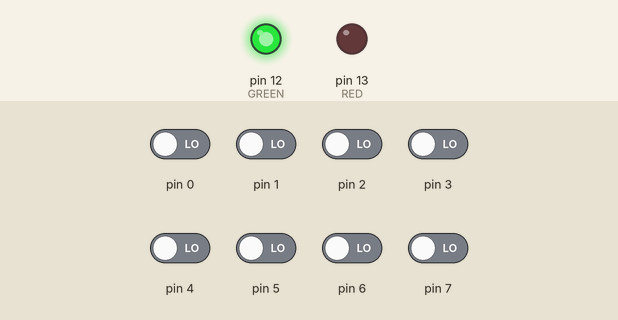
A sketch run on a simulated Arduino Uno, built with avr-gcc and run on an emulated ATmega328P. Parts: output pins drawn as LEDs (lit = HIGH). The inputs (shaded band) are chosen by the test bench; at power-on: pin 0–7 LOW.

Above: at 1.2 s.
1.3 s: pin 0 driven HIGH and pin 1 driven HIGH
At 1.9 s:
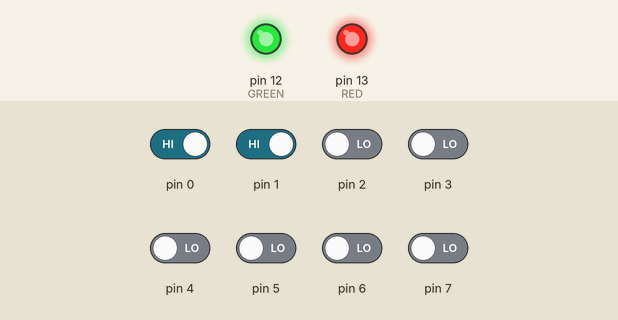
2.8 s: pin 0 driven LOW
At 3.1 s:
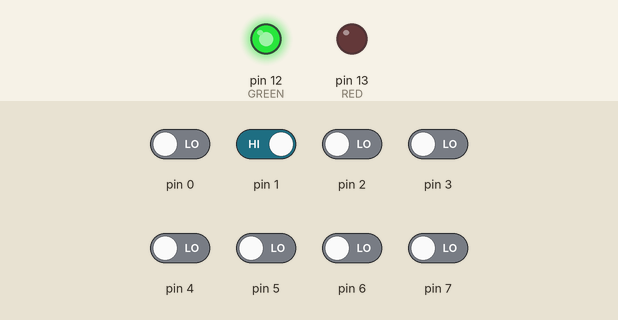
4.3 s: pin 0 driven HIGH
At 5.4 s:
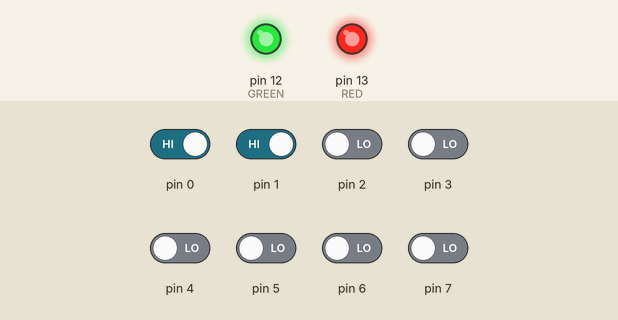
Timing chart, 0 to 7.3 s (numbered marks = the images above; inputs shaded):
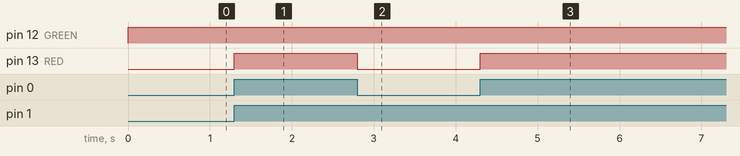

The sketch:

consecutive_pin_detector.ino
```cpp
#define GREEN 12
#define RED 13

void setup() {
  // set 13 and 12 to output
  pinMode(GREEN, OUTPUT);
  pinMode(RED, OUTPUT);
}

void loop() {
  // assign the compliment of pinD
  uint8_t notD = ~PIND;
  // check if there is any two consecutive HIGH pins
  if (PIND & (PIND << 1)) {
    digitalWrite(RED, HIGH);
  }
  else {digitalWrite(RED, LOW);}

  // check if there is any two consecutive LOW pins
  if (notD & (notD << 1)) {
    digitalWrite(GREEN, HIGH);
  }
  else {digitalWrite(GREEN, LOW);}
}
```

Measured:
- after the input at 1.3 s, pin 13 (RED): LOW → HIGH at once
- after the input at 2.8 s, pin 13 (RED): HIGH → LOW at once
- after the input at 4.3 s, pin 13 (RED): LOW → HIGH at once
